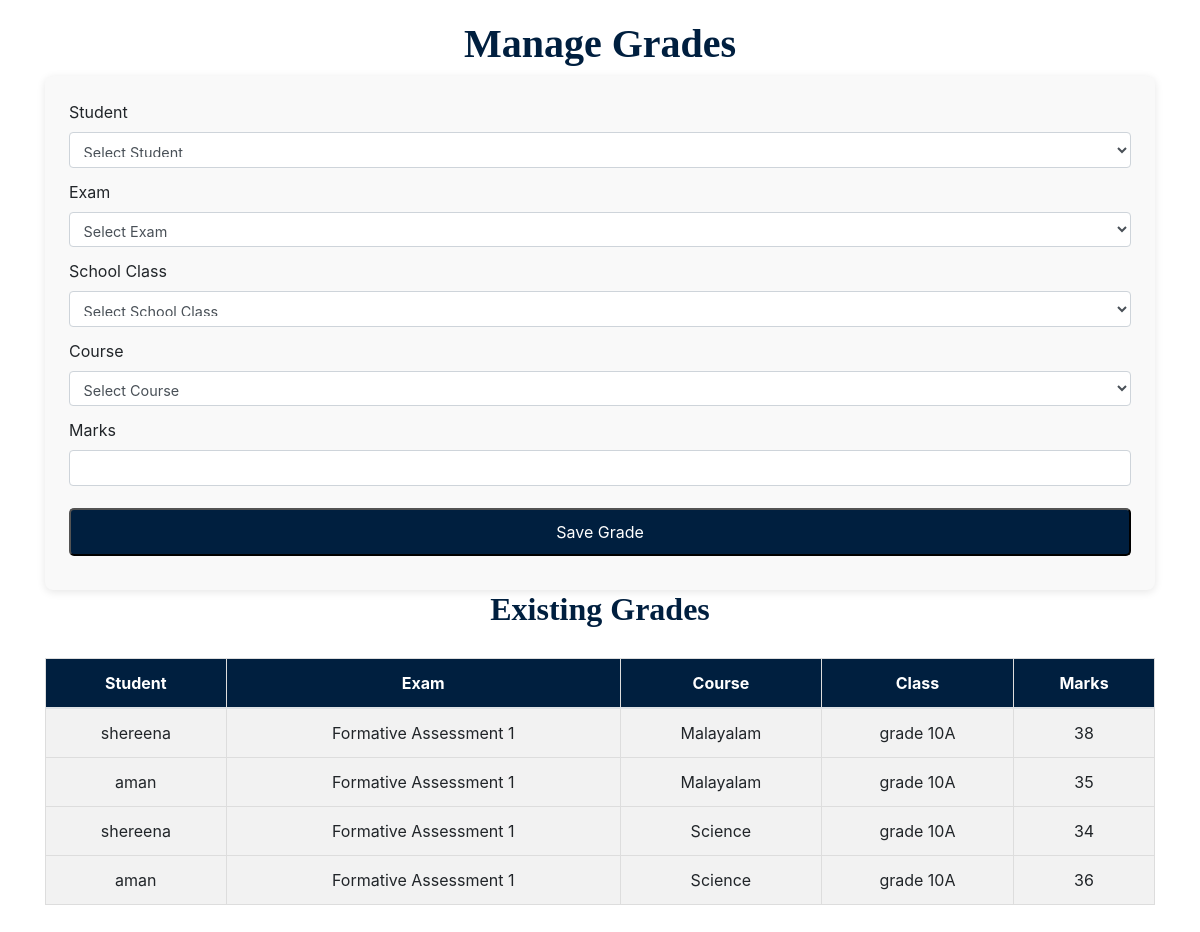
The app's page /users/managegrades/ (signed in) with its own data.
### users/models.py (models this page shows, shortened)
class ExamGrade(models.Model):
    student = models.ForeignKey(Student, on_delete=models.CASCADE, related_name="grades")
    exam = models.ForeignKey(Exam, on_delete=models.CASCADE)
    course = models.ForeignKey(Course, on_delete=models.CASCADE, null=True, blank=True)
    marks = models.IntegerField(validators=[MinValueValidator(0), MaxValueValidator(100)])
    grade = models.CharField(max_length=2, blank=True)

class Student(models.Model):
    profile = models.OneToOneField(UserProfile, on_delete=models.CASCADE)
    address = models.TextField()
    school_class=models.ForeignKey(SchoolClass,on_delete=models.CASCADE,related_name='class_student',null=True,blank=True)
    dob = models.DateField(default=timezone.now)
    photo = models.ImageField(upload_to="student_photos/", blank=True, null=True)
    course=models.ManyToManyField(Course,related_name='assigned_student')
    hobbies=models.TextField(null=True,blank = True)
    bus = models.ForeignKey('Bus', null=True, blank=True, on_delete=models.SET_NULL)

class UserProfile(models.Model):
    user = models.OneToOneField(User, on_delete=models.CASCADE, related_name='profile')
    role = models.CharField(max_length=20, choices=ROLE_CHOICES)

class Exam(models.Model):
    name = models.CharField(max_length=100)
    date = models.DateField()
    room = models.CharField(max_length=50,null=True,blank=True)
    course = models.ManyToManyField(Course,related_name='exam_course' )
    exam_type = models.CharField(max_length=50, blank=True, null=True)
    total_marks = models.IntegerField(null=True, blank=True)
    school_class = models.ForeignKey(SchoolClass, on_delete=models.CASCADE, blank=True, null=True, related_name='exams')

class Course(models.Model):
    name = models.CharField(max_length=100)
    description = models.TextField(null=True, blank=True)

class SchoolClass(models.Model):
    classname=models.CharField(max_length=10)
    classteacher=models.ForeignKey(Teacher,on_delete=models.CASCADE,null=True,blank=True)

### users/views.py (the view, shortened to what this page needs)
# urls.py: path('managegrades/', views.manage_grades, name='manage_grades'),
@login_required
def manage_grades(request):
    students = Student.objects.all()
    exams = Exam.objects.all()
    school_classes = SchoolClass.objects.all()
    grades = ExamGrade.objects.all()
    teacher = request.user.profile.teacher
    courses = Course.objects.filter(assigned_teachers=teacher)
    return render(request, 'teacher/manage_grades.html', {
        'students': students,
        'exams': exams,
        'courses': courses,
        'school_classes': school_classes,
        'grades': grades,
    })

### templates/teacher/manage_grades.html (shortened to what this page needs)
<!DOCTYPE html>
<html lang="en">
<head>
    <link rel="stylesheet" href="https://stackpath.bootstrapcdn.com/bootstrap/4.5.2/css/bootstrap.min.css">
</head>
<body>
<main class="container">
    <h1 class="text-center">Manage Grades</h1>
    <div class="form-container">
        <form method="POST">
            <div class="form-group">
                <label for="student_id">Student</label>
                <select name="student_id" id="student_id" class="form-control" required>
                    <option value="">Select Student</option>
                </select>
            </div>
            <div class="form-group">
                <label for="exam_id">Exam</label>
                <select name="exam_id" id="exam_id" class="form-control" required>
                    <option value="">Select Exam</option>
                </select>
            </div>
<div class="form-group">
    <label for="school_class">School Class</label>
    <select name="school_class" id="school_class" class="form-control" required>
        <option value="">Select School Class</option>
    </select>
</div>
            <div class="form-group">
                <label for="course">Course</label>
                <select name="course" id="course" class="form-control" required>
                    <option value="">Select Course</option>
                </select>
            </div>
            <div class="form-group">
                <label for="marks">Marks</label>
                <input type="number" name="marks" id="marks" class="form-control" required>
            </div>
            <button type="submit" class="btn-submit">Save Grade</button>
        </form>
    </div>
    <h2 class="text-center">Existing Grades</h2>
    <table class="table table-striped">
        <thead>
            <tr>
                <th>Student</th>
                <th>Exam</th>
                <th>Course</th>
                <th>Class</th>
                <th>Marks</th>
            </tr>
        </thead>
        <tbody>
            {% for grade in grades %}
                <tr>
                    <td>{{ grade.student.profile.user.username }}</td>
                    <td>{{ grade.exam.name }}</td>
                    <td>{{ grade.course.name }}</td>
                    <td>{{ grade.exam.school_class.classname}}</td>
                    <td>{{ grade.marks }}</td>
                </tr>
            {% endfor %}
        </tbody>
    </table>
</main>
</body>
</html>

### templates/teacher/manage_grades.html (style rules this page uses)
body, html { margin: 0; padding: 0; min-height: 100%; display: flex; flex-direction: column; }
main { flex: 1; padding: 20px; }
h1, h2 { font-family: 'Playfair Display', serif; color: #001f3f; font-weight: 700; }
.btn-submit { background-color: #001f3f; color: #ffffff; padding: 10px 20px; font-size: 16px; border-radius: 5px; text-align: center; display: inline-block; margin: 10px 0; width: 100%; }
.form-container { padding: 1.5rem; background-color: #f9f9f9; border-radius: 8px; box-shadow: 0 2px 8px rgba(0, 0, 0, 0.1); }
.form-group { margin-bottom: 0.75rem; }
.form-control { font-size: 0.9rem; padding: 0.6rem; }
.table { margin-top: 30px; border-collapse: collapse; }
.table th, .table td { padding: 12px; text-align: center; border: 1px solid #ddd; }
.table thead { background-color: #001f3f; color: #fff; }
.table tbody tr:nth-child(even) { background-color: #f2f2f2; }

### records on screen
ExamGrade: student.profile.user.username "shereena", exam.name "Formative Assessment 1", course.name "Malayalam", exam.school_class.classname "grade 10A", marks "38"
ExamGrade: student.profile.user.username "aman", exam.name "Formative Assessment 1", course.name "Malayalam", exam.school_class.classname "grade 10A", marks "35"
ExamGrade: student.profile.user.username "shereena", exam.name "Formative Assessment 1", course.name "Science", exam.school_class.classname "grade 10A", marks "34"
ExamGrade: student.profile.user.username "aman", exam.name "Formative Assessment 1", course.name "Science", exam.school_class.classname "grade 10A", marks "36"
